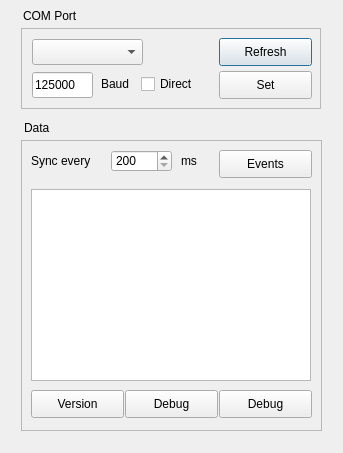
<?xml version="1.0" encoding="UTF-8"?>
<ui version="4.0">
 <class>Dialog</class>
 <widget class="QDialog" name="Dialog">
  <property name="geometry">
   <rect>
    <x>0</x>
    <y>0</y>
    <width>343</width>
    <height>453</height>
   </rect>
  </property>
  <property name="sizePolicy">
   <sizepolicy hsizetype="Minimum" vsizetype="Fixed">
    <horstretch>0</horstretch>
    <verstretch>0</verstretch>
   </sizepolicy>
  </property>
  <property name="windowTitle">
   <string>Dialog</string>
  </property>
  <widget class="QFrame" name="frame">
   <property name="geometry">
    <rect>
     <x>21</x>
     <y>28</y>
     <width>300</width>
     <height>81</height>
    </rect>
   </property>
   <property name="accessibleName">
    <string/>
   </property>
   <property name="frameShape">
    <enum>QFrame::StyledPanel</enum>
   </property>
   <property name="frameShadow">
    <enum>QFrame::Plain</enum>
   </property>
   <property name="midLineWidth">
    <number>1</number>
   </property>
   <widget class="QCheckBox" name="direct_checkBox">
    <property name="geometry">
     <rect>
      <x>120</x>
      <y>46</y>
      <width>81</width>
      <height>20</height>
     </rect>
    </property>
    <property name="text">
     <string>Direct</string>
    </property>
   </widget>
   <widget class="QPushButton" name="refresh_pushButton">
    <property name="geometry">
     <rect>
      <x>198</x>
      <y>10</y>
      <width>93</width>
      <height>28</height>
     </rect>
    </property>
    <property name="text">
     <string>Refresh</string>
    </property>
   </widget>
   <widget class="QPushButton" name="set_pushButton_2">
    <property name="geometry">
     <rect>
      <x>198</x>
      <y>43</y>
      <width>93</width>
      <height>28</height>
     </rect>
    </property>
    <property name="text">
     <string>Set</string>
    </property>
   </widget>
   <widget class="QLineEdit" name="baud_rate_lineEdit">
    <property name="geometry">
     <rect>
      <x>11</x>
      <y>44</y>
      <width>61</width>
      <height>26</height>
     </rect>
    </property>
    <property name="inputMask">
     <string extracomment="12"/>
    </property>
    <property name="text">
     <string>125000</string>
    </property>
    <property name="maxLength">
     <number>6</number>
    </property>
   </widget>
   <widget class="QComboBox" name="com_port_comboBox">
    <property name="geometry">
     <rect>
      <x>11</x>
      <y>11</y>
      <width>111</width>
      <height>26</height>
     </rect>
    </property>
   </widget>
   <widget class="QLabel" name="label">
    <property name="geometry">
     <rect>
      <x>80</x>
      <y>48</y>
      <width>41</width>
      <height>16</height>
     </rect>
    </property>
    <property name="text">
     <string>Baud</string>
    </property>
   </widget>
  </widget>
  <widget class="QFrame" name="frame_2">
   <property name="geometry">
    <rect>
     <x>21</x>
     <y>140</y>
     <width>301</width>
     <height>291</height>
    </rect>
   </property>
   <property name="sizePolicy">
    <sizepolicy hsizetype="Minimum" vsizetype="Minimum">
     <horstretch>0</horstretch>
     <verstretch>0</verstretch>
    </sizepolicy>
   </property>
   <property name="accessibleName">
    <string/>
   </property>
   <property name="frameShape">
    <enum>QFrame::StyledPanel</enum>
   </property>
   <property name="frameShadow">
    <enum>QFrame::Plain</enum>
   </property>
   <property name="midLineWidth">
    <number>1</number>
   </property>
   <widget class="QPushButton" name="events_pushButton_3">
    <property name="geometry">
     <rect>
      <x>198</x>
      <y>10</y>
      <width>93</width>
      <height>28</height>
     </rect>
    </property>
    <property name="text">
     <string>Events</string>
    </property>
   </widget>
   <widget class="QPushButton" name="version_pushButton_4">
    <property name="geometry">
     <rect>
      <x>10</x>
      <y>250</y>
      <width>93</width>
      <height>28</height>
     </rect>
    </property>
    <property name="text">
     <string>Version</string>
    </property>
   </widget>
   <widget class="QLabel" name="label_2">
    <property name="geometry">
     <rect>
      <x>10</x>
      <y>13</y>
      <width>81</width>
      <height>16</height>
     </rect>
    </property>
    <property name="text">
     <string>Sync every</string>
    </property>
   </widget>
   <widget class="QSpinBox" name="time_spinBox">
    <property name="geometry">
     <rect>
      <x>90</x>
      <y>10</y>
      <width>61</width>
      <height>22</height>
     </rect>
    </property>
    <property name="minimum">
     <number>200</number>
    </property>
    <property name="maximum">
     <number>999999</number>
    </property>
   </widget>
   <widget class="QLabel" name="label_3">
    <property name="geometry">
     <rect>
      <x>160</x>
      <y>13</y>
      <width>21</width>
      <height>16</height>
     </rect>
    </property>
    <property name="text">
     <string>ms</string>
    </property>
   </widget>
   <widget class="QPushButton" name="debug_pushButton_5">
    <property name="geometry">
     <rect>
      <x>198</x>
      <y>250</y>
      <width>93</width>
      <height>28</height>
     </rect>
    </property>
    <property name="text">
     <string>Debug</string>
    </property>
   </widget>
   <widget class="QPushButton" name="debug_pushButton_6">
    <property name="geometry">
     <rect>
      <x>104</x>
      <y>250</y>
      <width>93</width>
      <height>28</height>
     </rect>
    </property>
    <property name="text">
     <string>Debug</string>
    </property>
   </widget>
   <widget class="QTableView" name="tableView">
    <property name="geometry">
     <rect>
      <x>10</x>
      <y>49</y>
      <width>280</width>
      <height>192</height>
     </rect>
    </property>
    <property name="minimumSize">
     <size>
      <width>0</width>
      <height>0</height>
     </size>
    </property>
   </widget>
  </widget>
  <widget class="QLabel" name="label_4">
   <property name="geometry">
    <rect>
     <x>23</x>
     <y>8</y>
     <width>55</width>
     <height>16</height>
    </rect>
   </property>
   <property name="text">
    <string notr="true">COM Port</string>
   </property>
  </widget>
  <widget class="QLabel" name="label_5">
   <property name="geometry">
    <rect>
     <x>24</x>
     <y>120</y>
     <width>55</width>
     <height>16</height>
    </rect>
   </property>
   <property name="text">
    <string>Data</string>
   </property>
  </widget>
 </widget>
 <resources/>
 <connections/>
</ui>
